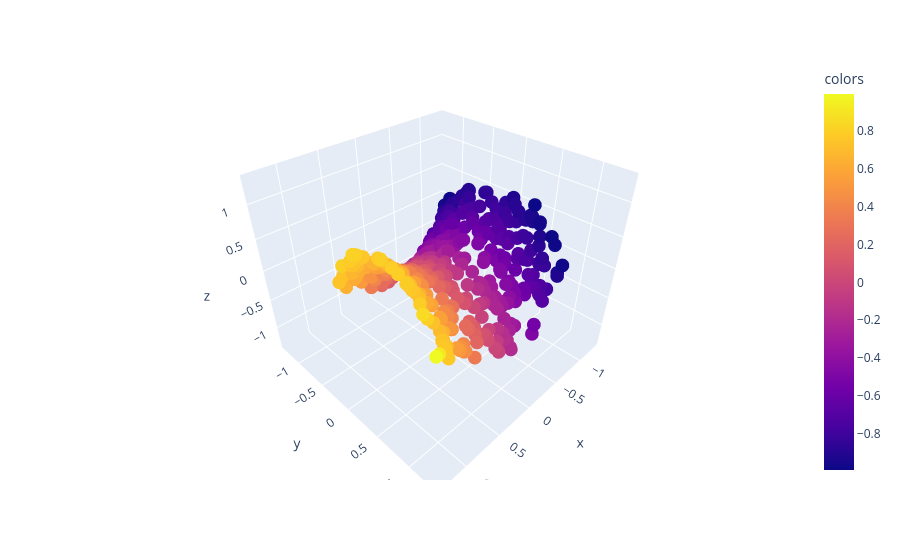

Notebook code for this chart:
### Code cell
plot_3d(X_restrict,X_restrict[:,0], use_plotly=True)

### Figure 1 — Plotly figure (JSON) as saved in the notebook; plotly's stock layout.template omitted (floating-point values rounded to 4 significant figures; data arrays with more than 128 entries replaced by an {"elided": "..."} marker saying what was removed)
{"data": [{"hovertemplate": "x=%{x}<br>y=%{y}<br>z=%{z}<br>colors=%{marker.color}<extra></extra>", "legendgroup": "", "marker": {"color": {"elided": "403 float values"}, "coloraxis": "coloraxis", "symbol": "circle"}, "mode": "markers", "name": "", "scene": "scene", "showlegend": false, "type": "scatter3d", "x": {"elided": "403 float values"}, "y": {"elided": "403 float values"}, "z": {"elided": "403 float values"}}], "layout": {"coloraxis": {"colorbar": {"title": {"text": "colors"}}, "colorscale": [[0, "#0d0887"], [0.1111, "#46039f"], [0.2222, "#7201a8"], [0.3333, "#9c179e"], [0.4444, "#bd3786"], [0.5556, "#d8576b"], [0.6667, "#ed7953"], [0.7778, "#fb9f3a"], [0.8889, "#fdca26"], [1, "#f0f921"]]}, "legend": {"tracegroupgap": 0}, "margin": {"t": 60}, "scene": {"domain": {"x": [0, 1], "y": [0, 1]}, "xaxis": {"range": [-1.391, 1.391], "title": {"text": "x"}}, "yaxis": {"range": [-1.391, 1.391], "title": {"text": "y"}}, "zaxis": {"range": [-1.391, 1.391], "title": {"text": "z"}}}}}
